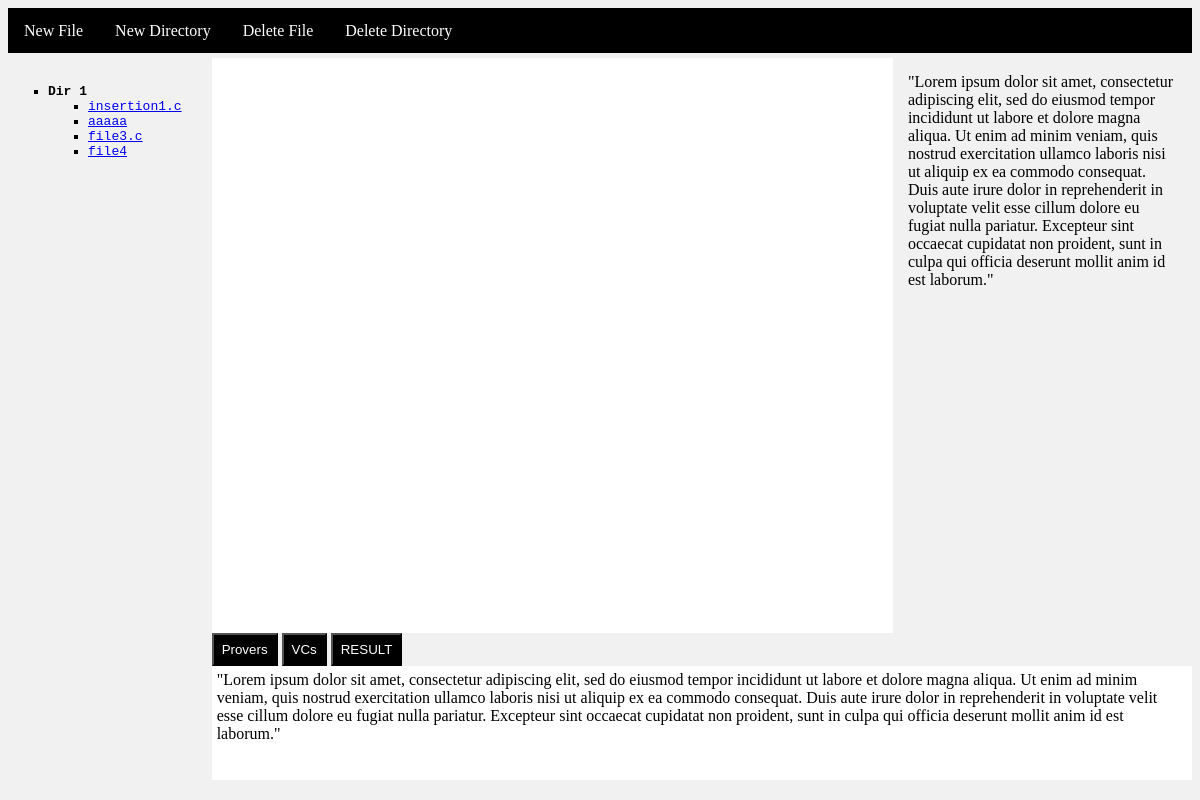
Page /framaw/ (signed in) on the earlier database version.
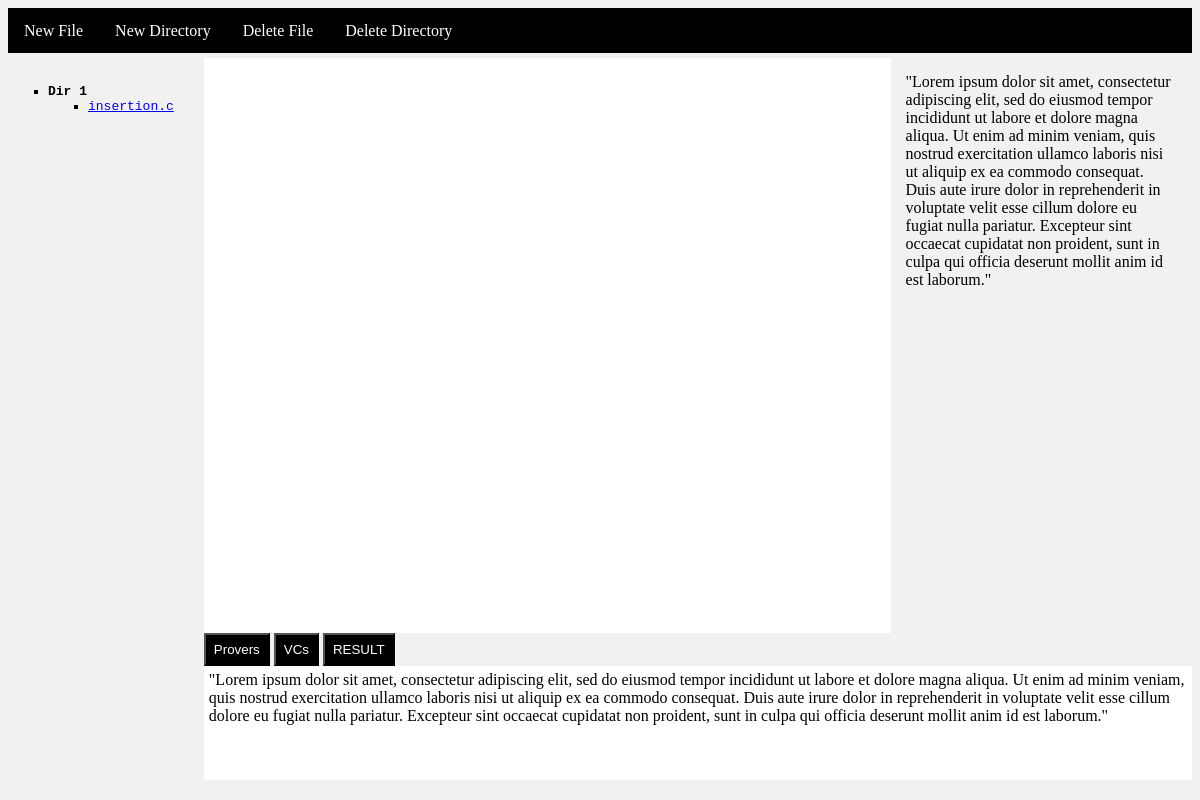
Same page on the later database version.
### framaw/models.py (models this page shows, shortened)
class Directory(models.Model):
    name = models.CharField(max_length=50, unique=True)
    description = models.TextField(default="")
    creation_date = models.DateTimeField(default=timezone.now)
    parent_dir = models.ForeignKey('self', on_delete=models.CASCADE, default="", blank=True, null=True)
    owner = models.ForeignKey(User, on_delete=models.CASCADE)
    valid = models.BooleanField(default=True)
    timestamp = models.DateTimeField(default=timezone.now)

class File(models.Model):
    name = models.CharField(max_length=50, unique=True)
    description = models.TextField(default="")
    creation_date = models.DateTimeField(default=timezone.now)
    directory = models.ForeignKey(Directory, on_delete=models.CASCADE)
    content = models.TextField(default="")
    owner = models.ForeignKey(User, on_delete=models.CASCADE)
    valid = models.BooleanField(default=True)
    timestamp = models.DateTimeField(default=timezone.now)

### framaw/views.py (the view, shortened to what this page needs)
# urls.py: path('', views.index, name='index'),
def index(request):
    if request.user.is_authenticated:
        context = {
            'dirs': Directory.objects.all().filter(valid=True, owner=request.user),
            'files': File.objects.all().filter(valid=True, owner=request.user),
            'display_content': "",
        }
        return render(request, 'framaw/index.html', context)

### framaw/templates/framaw/index.html (shortened to what this page needs)
{% load static %}
<!DOCTYPE html>
<html lang="en">
<head>
    <link rel="stylesheet" type="text/css" href="{% static 'framaw/style.css' %}">
</head>
<body>
<div class="menu_bar">
    <a href="{% url 'new_file' %}">New File</a>
    <a href="{% url 'new_directory' %}">New Directory</a>
    <a href="{% url 'delete_file' %}">Delete File</a>
    <a href="{% url 'delete_dir' %}">Delete Directory</a>
</div>
<div class="side">
    <div class="file_select">
        <ul class="file_list">
            {% for dir in dirs %}
                {% if dir.parent_dir == null %}
                    <li><b>{{ dir.name }}</b></li>
                    <ul class="file_list">
                    {% for file in files %}
                        {% if file.directory == dir %}
                            <li><a href="{% url 'display_file' %}?name={{file.name}}">{{ file.name }}</a></li>
                        {% endif %}
                    {% endfor %}
                    </ul>
                {% endif %}
            {% endfor %}
        </ul>
    </div>
</div>
<div class="row">
    <div class="main">
    </div>
    <div class="focus">
        "Lorem ipsum dolor sit amet, consectetur adipiscing elit, sed do eiusmod tempor incididunt ut labore et dolore magna aliqua. Ut enim ad minim veniam, quis nostrud exercitation ullamco laboris nisi ut aliquip ex ea commodo consequat. Duis aute irure dolor in reprehenderit in voluptate velit esse cillum dolore eu fugiat nulla pariatur. Excepteur sint occaecat cupidatat non proident, sunt in culpa qui officia deserunt mollit anim id est laborum."
    </div>
    <div class="tab_data">
        <div class="tab">
            <button>Provers</button>
            <button>VCs</button>
            <button>RESULT</button>
        </div>
        <div class="data">
            "Lorem ipsum dolor sit amet, consectetur adipiscing elit, sed do eiusmod tempor incididunt ut labore et dolore magna aliqua. Ut enim ad minim veniam, quis nostrud exercitation ullamco laboris nisi ut aliquip ex ea commodo consequat. Duis aute irure dolor in reprehenderit in voluptate velit esse cillum dolore eu fugiat nulla pariatur. Excepteur sint occaecat cupidatat non proident, sunt in culpa qui officia deserunt mollit anim id est laborum."
        </div>
    </div>
</div>
</body>
</html>

### framaw/static/framaw/style.css (style rules this page uses)
:root { --font-color: black; --menu-font-color: white; --menu: #f2f2f2; --menu-border: #f1f1f1; --background-sides: #f1f1f1; --background-main: white; --background-menu: black; --background-menu-hover: #ddd; --background-menu-active: #ccc; }
body { color: var(--font-color); background-color: var(--background-sides); }
.menu_bar { display: flex; background-color: var(--background-menu); height: 45px; border-bottom: 5px solid var(--menu-border); }
.menu_bar a { color: var(--menu-font-color); text-align: center; padding: 14px 16px; text-decoration: none; }
.row { display: flex; flex-wrap: wrap; }
.side { padding: 10px 30px 10px 0; overflow: auto; }
.focus { padding: 15px; overflow: auto; }
.main { background-color: var(--background-main); padding: 10px; overflow: auto; height: calc(75vh - 45px); }
.file_list { list-style-type: square; }
.file_list > li { font-family: monospace; }
.tab_data { background-color: var(--background-main); overflow: auto; height: calc(24vh - 45px); }
.tab { overflow: auto; background-color: var(--background-sides); }
.tab button { color: var(--menu-font-color); background-color: var(--background-menu); cursor: pointer; padding: 7px 8px; }
.data { padding: 5px; background-color: var(--background-main); overflow: auto; }
@media all and (min-width: 800px) { .main { flex: 60%; } }
@media all and (min-width: 800px) { .side { float: left; flex: 20%; height: calc(95vh - 45px); } }
@media all and (min-width: 800px) { .focus { flex: 20%; } }
@media all and (min-width: 800px) { .tab_data { flex: 80%; } }

Differences in the rows shown:
removed File: name "insertion1.c"
removed File: name "aaaaa"
removed File: name "file3.c"
removed File: name "file4"
added File: name "insertion.c"
